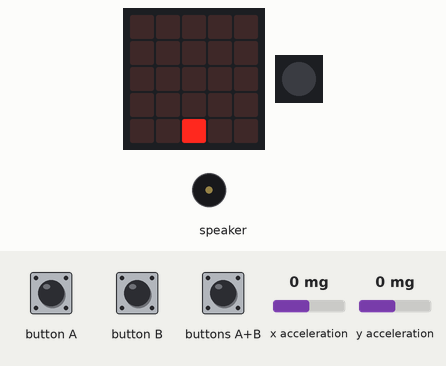
Bench run of a program on a simulated Calliope mini (MakeCode). On the bench: the board's 5×5 LED display, 1 RGB LEDs in strip order, left to right, buzzer (waves = sounding). The inputs (shaded band) are chosen by the test bench; at power-on: x acceleration 0 mg, y acceleration 0 mg.

Above: at 1.2 s.
1.3 s: buttons A+B pressed for 0.15 s
At 1.54 s:
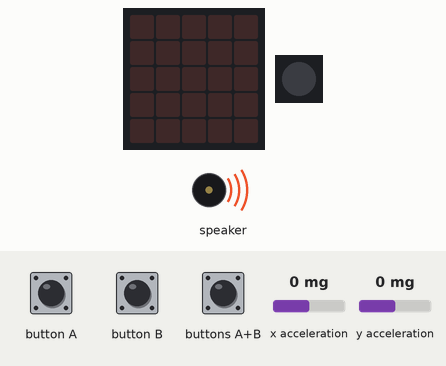
2.0 s: x acceleration set to -2 mg
At 4.7 s:
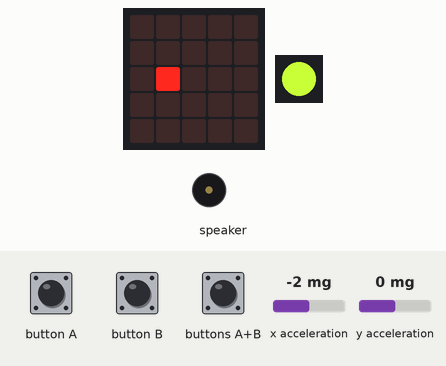
5.0 s: button A pressed for 0.15 s
At 5.5 s:
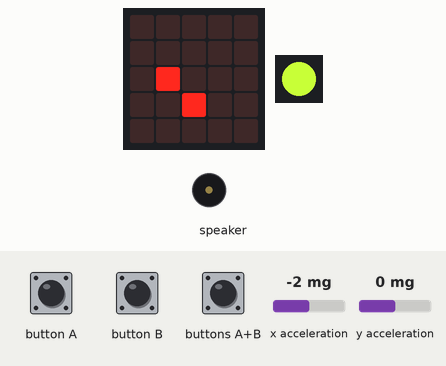
8.1 s: button B pressed for 0.15 s
At 9.1 s:
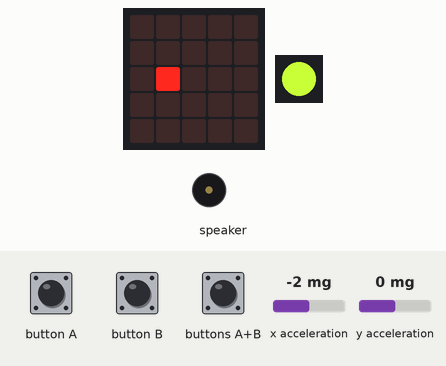
11.2 s: x acceleration set to -1440 mg
At 11.9 s:
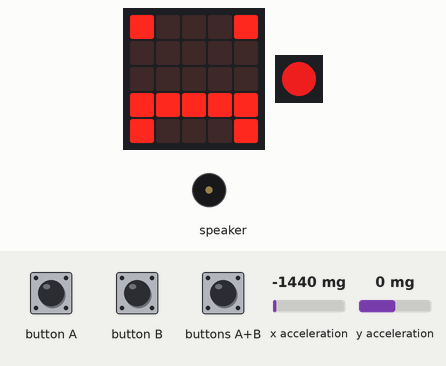
14.1 s: button A pressed for 0.15 s
At 14.8 s:
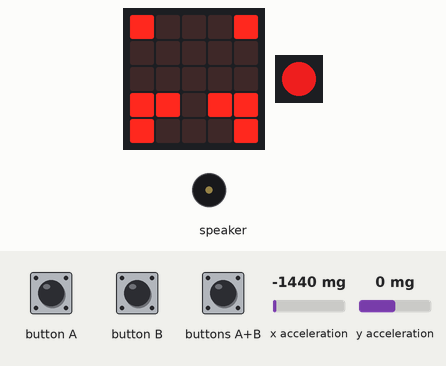
Timing chart, 0 to 16.7 s (numbered marks = the images above; inputs shaded):
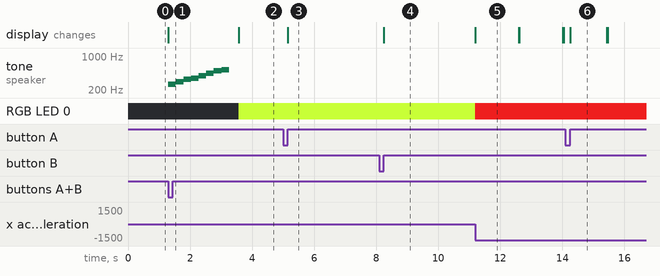

The program:

main.ts
```typescript
input.onButtonEvent(Button.A, input.buttonEventClick(), function () {
    if (Schwierigkeit < 5) {
        Schwierigkeit += 1
        led.toggle(2, 5 - Schwierigkeit)
    }
})
input.onButtonEvent(Button.B, input.buttonEventClick(), function () {
    if (Schwierigkeit > 1) {
        Schwierigkeit += -1
        led.toggle(2, 4 - Schwierigkeit)
    }
})
let LEDy = 0
let LEDx = 0
let Schwierigkeit = 0
let Losecount = 0
Schwierigkeit = 1
let Spielstart = false
led.plot(2, 4)
basic.forever(function () {
    if (input.buttonIsPressed(Button.AB)) {
        basic.clearScreen()
        Spielstart = true
        music.playMelody("C D E F G A B C5 ", 250)
        basic.pause(100)
    }
    if (Spielstart == true) {
        led.unplot(LEDx, LEDy)
        LEDx = Math.map(input.acceleration(Dimension.X) * Schwierigkeit, -1023, 1023, 0, 4)
        LEDy = Math.map(input.acceleration(Dimension.Y) * 0, -1023, 1023, 0, 4)
        led.toggle(LEDx, LEDy)
        if (LEDy < 0 || LEDy > 4 || LEDx > 4 || LEDx < 0) {
            Losecount += 1
            basic.setLedColor(basic.rgb(200, 25, 25))
            basic.showLeds(`
                # . . . #
                . . . . .
                . . . . .
                # # # # #
                # . . . #
                `)
            basic.pause(1000)
            basic.clearScreen()
            if (Schwierigkeit == 5) {
                if (Losecount == 10) {
                    basic.clearScreen()
                    Spielstart = false
                }
            }
        } else {
            basic.setLedColor(basic.rgb(200, 255, 55))
        }
    }
})
```

test.ts
```typescript
// Hier kann man Tests durchführen; diese Datei wird nicht kompiliert, wenn dieses Paket als Erweiterung verwendet wird.
```

Measured:
- the behaviour switches between 0 and -1 mg on x acceleration (found by bisection; images 1 and 2)
- after the input at 1.3 s, tone on speaker: silent → 262 Hz at once, → 294 Hz 0.25 s later, → 330 Hz 0.25 s later; the display: changes at once (image 1)
- after the input at 2.0 s, the display: changes after 1.6 s (image 2)
- after the input at 5.0 s, the display: changes after 0.15 s (image 3)
- after the input at 8.1 s, the display: changes after 0.15 s (image 4)
- after the input at 11.2 s, the display: first differs from a run without the input at once (image 5)
- after the input at 14.1 s, the display: changes after 0.15 s (image 6)
